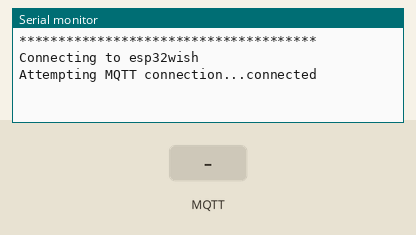
This program was run on a simulated ESP32. Parts: the last lines printed to the serial monitor. Inputs (shaded band) come from the test bench. WiFi joins after 1.5 s; servers stay silent unless stated; no MQTT or app messages arrive unless stated.

Above: at 1.2 s.
1.3 s: MQTT message "Trial" arrives on the first subscribed topic
At 2.5 s:
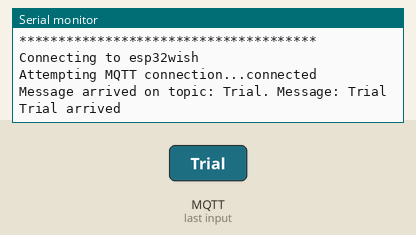
2.8 s: MQTT message "1" arrives on the first subscribed topic
At 2.99 s:
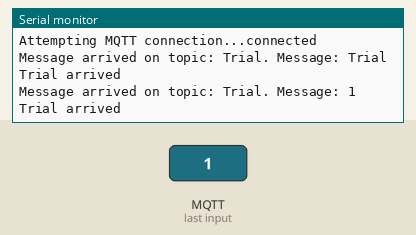
4.5 s: MQTT message "on" arrives on the first subscribed topic
At 5.2 s:
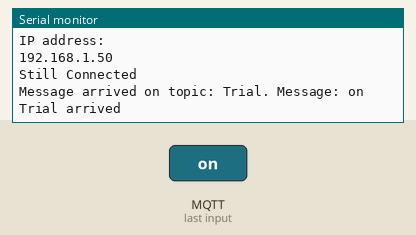
6.0 s: MQTT message "off" arrives on the first subscribed topic
At 6.5 s:
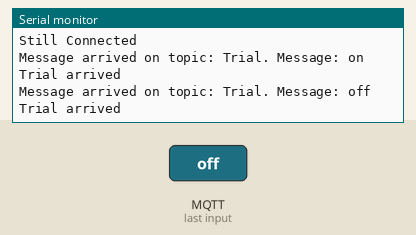

The program:

main.cpp
```cpp
/* https://patorjk.com/software/taag/#p=display&f=Big&t=Dual%20Core
  _____              _    _____
 |  __ \            | |  / ____|
 | |  | |_   _  __ _| | | |     ___  _ __ ___
 | |  | | | | |/ _` | | | |    / _ \| '__/ _ \
 | |__| | |_| | (_| | | | |___| (_) | | |  __/
 |_____/ \__,_|\__,_|_|  \_____\___/|_|  \___|

*/

//--------------------- essencials Libs --------------------//
#include <ArduinoJson.hpp>
#include <ArduinoJson.h>
#include <PubSubClient.h>
#include <Arduino.h>
#include "WiFi.h"
//--------------------- essencials Libs --------------------//

//--------------------- Code essencials --------------------//
#define WIFI_NETWORK "JosePC"           //    WIFI
#define WIFI_PASSWORD "esp32wish"
#define WIFI_TIME_MS 20000

#define mqtt_server "192.168.1.200"     //  IP of MQTT BROKER
WiFiClient rtu2;                        //  Name of the MQTT CLIENT
PubSubClient client(rtu2);

TaskHandle_t Task0;
TaskHandle_t Task1;

float num;                              //  Trialing and debbuging
String change;
//--------------------- Code essencials --------------------//


//////////////////////////////////////////////////////////////
//-------------------- Created Functions -------------------//
void reconnect() {

  while (!client.connected()) {
    Serial.print("Attempting MQTT connection...");

    if (client.connect("")) {
      Serial.println("connected");
      client.subscribe("Trial");
    }

    else  {
      Serial.print("failed, rc=");
      Serial.print(client.state());
      Serial.println(" try again in 5 seconds");
      delay(5000);
    } } }


void callback(char* topic, byte* message, unsigned int length)  {
  Serial.print("Message arrived on topic: ");
  Serial.print(topic);
  Serial.print(". Message: ");
  String messageTemp;

  for (int i = 0; i < length; i++) {
    Serial.print((char)message[i]);
    messageTemp += (char)message[i];
  }

  Serial.println();
  if (String(topic) == "Trial") {  Serial.println("Trial arrived"); }
}
//-------------------- Created Functions -------------------//
//////////////////////////////////////////////////////////////


//--------------------- TASK 1 >>> WIFI --------------------//
void WifiAlive (void * parameters) {

  for (;;) {

    if (WiFi.status() == WL_CONNECTED) {
      Serial.println("Still Connected");
      vTaskDelay(10000 / portTICK_PERIOD_MS);
      continue;
    }

    Serial.println("**************************************");
    Serial.print("Connecting to ");       // begin Wifi connect
    Serial.println(WIFI_PASSWORD);

    WiFi.mode(WIFI_STA);
    WiFi.disconnect();
    delay(2000);

    WiFi.begin(WIFI_NETWORK, WIFI_PASSWORD);
    int wific = 0;

    while (WiFi.status() != WL_CONNECTED) {

      delay(1000);
      Serial.println("CONECTANDO");
      wific++;

      //if (wific > 5){ ESP.restart();  }

    }

    Serial.println("");
    Serial.println("WiFi connected");
    Serial.println("IP address: ");
    Serial.println(WiFi.localIP());

    reconnect();

  } }
//--------------------- TASK 1 >>> WIFI --------------------//

//--------------------- TASK 2 >>> MQTT --------------------//
void task2 (void * parameters)  {

  for (;;)  {


  if (!client.connected()) {  reconnect();}     //  mqtt server conex
  client.loop();
  delay(100);
    //vTaskDelay(10000 / portTICK_PERIOD_MS);
  }
}
//--------------------- Task 2 >>> MQTT --------------------//


void setup() {
  //
  Serial.begin(115200);
  client.setServer(mqtt_server, 1883);
  client.setCallback(callback);
  //    task 1
  xTaskCreatePinnedToCore(
    WifiAlive,      //  Function Name
    "Wifi Alive",   //  Task Name
    5000,           //  Stack Size
    NULL,           //  Task Parameters
    1,              //  Task priority
    &Task0,         //  Task Handle
    0               //  Core 0 of esp32
  );

  //    task 2
  xTaskCreatePinnedToCore(
    task2,          //  Function Name
    "Task 2",       //  Task Name
    5000,           //  Stack Size
    NULL,           //  Task Parameters
    1,              //  Task priority
    &Task1,         //  Task Handle
    1               //  Core 1
  );

}

void loop() {

}


/*


*/
```

Measured:
- after the input at 1.3 s, the serial monitor: prints a new line after 0.05 s (image 1)
- after the input at 2.8 s, the serial monitor: prints a new line after 0.06 s (image 2)
- after the input at 4.5 s, the serial monitor: prints a new line after 0.06 s (image 3)
- after the input at 6.0 s, the serial monitor: prints a new line after 0.06 s (image 4)
